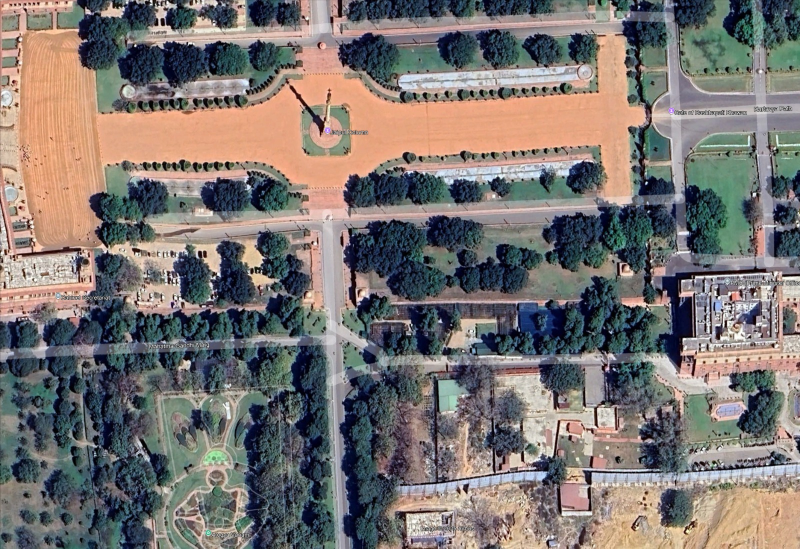
#> input picture Drone Project/reference.jpeg, 1600 x 1097 px (shown at 1/2 size)
$ python img_translation_detection_with_warping.py   (older library calls are emulated)
#> lines starting #> are read from the running program, lines starting #| are printed output that depends on the picture
"""
detect warp → pick best method → return Δx, Δy

"""

import cv2
import numpy as np
import matplotlib.pyplot as plt


# pre-process: blur → edges → Hann
def pre_process(gray, sigma=1.0, edges=True):
    h, w = gray.shape
    blur = cv2.GaussianBlur(gray, (0, 0), sigma)
    if edges:
        gx = cv2.Sobel(blur, cv2.CV_32F, 1, 0, ksize=3)
        gy = cv2.Sobel(blur, cv2.CV_32F, 0, 1, ksize=3)
        mag = cv2.convertScaleAbs(cv2.magnitude(gx, gy))
        _, bw = cv2.threshold(mag, 0, 255, cv2.THRESH_OTSU)
        img = bw.astype(np.float32) / 255
    else:
        img = blur.astype(np.float32) / 255
    hann = cv2.createHanningWindow((w, h), cv2.CV_32F)
    return img * hann


# estimate Homography  (ORB + BFMatcher + RANSAC)
def estimate_H(img1, img2, n_features=6000):
    orb = cv2.ORB_create(n_features)
    kp1, des1 = orb.detectAndCompute(img1, None)
    kp2, des2 = orb.detectAndCompute(img2, None)
    bf = cv2.BFMatcher(cv2.NORM_HAMMING)
    matches = bf.knnMatch(des1, des2, k=2)

    good = [m for m, n in matches if m.distance < 0.75 * n.distance]
    if len(good) < 8:
        return None, None

    pts1 = np.float32([kp1[m.queryIdx].pt for m in good]).reshape(-1, 1, 2)
    pts2 = np.float32([kp2[m.trainIdx].pt  for m in good]).reshape(-1, 1, 2)
    H, mask = cv2.findHomography(pts2, pts1, cv2.RANSAC, 4.0)
    return H, mask


# [27 lines of commented-out code are left out]


def find_dx_dy(reference_path, live_path, return_warped=False):
#> called with reference_path = 'reference.jpeg', live_path = 'live.jpeg', return_warped = True
    ref = cv2.imread(reference_path, cv2.IMREAD_GRAYSCALE)
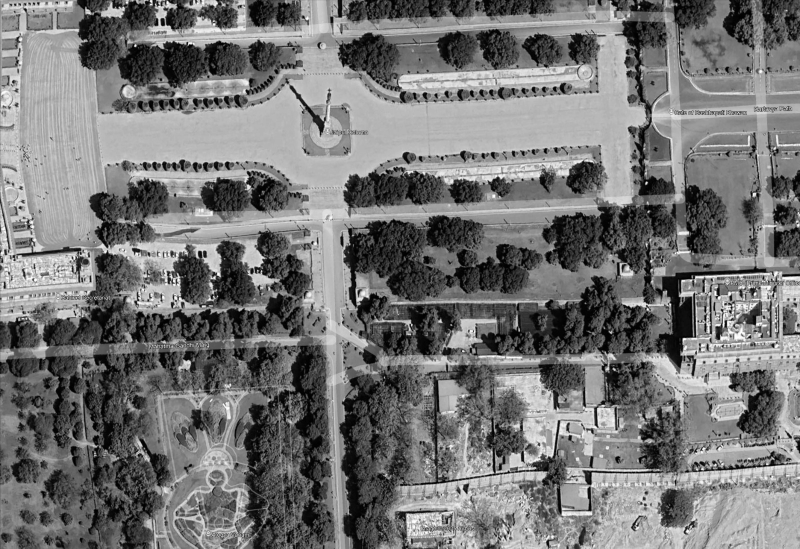
#> ref: shape (1097, 1600) (shown at 1/2 size); min 0, max 255, mean 117.6
    live = cv2.imread(live_path, cv2.IMREAD_GRAYSCALE)
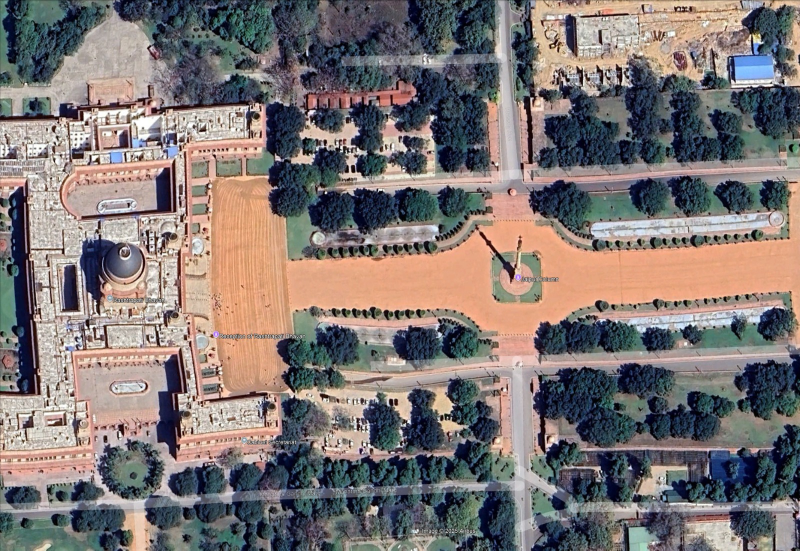
#> input picture Drone Project/live.jpeg, 1600 x 1101 px (shown at 1/2 size)
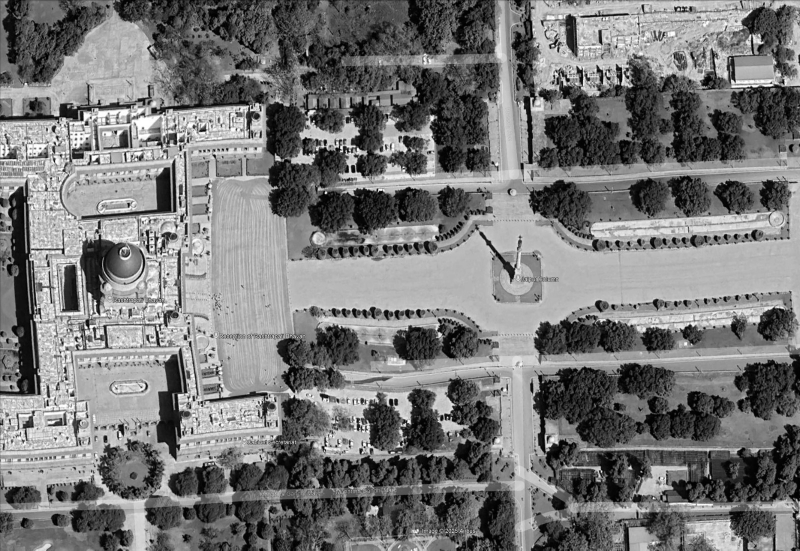
#> live: shape (1101, 1600) (shown at 1/2 size); min 0, max 255, mean 119.4
    if ref is None or live is None:
        raise IOError("image paths invalid")

    if live.shape != ref.shape:
        live = cv2.resize(live, (ref.shape[1], ref.shape[0]),
                          interpolation=cv2.INTER_LINEAR)
#> live: shape (1097, 1600)

    # Estimate homography
    H, _ = estimate_H(ref, live)
#> in estimate_H, `kp1, des1 = orb.detectAndCompute(img1, None)`: kp1 = 6000 keypoints; strongest (x, y, size): (269, 92, 31), (1292, 365, 37.2), (270, 91, 37.2), (377, 88, 37.2)
#> in estimate_H, `kp2, des2 = orb.detectAndCompute(img2, None)`: kp2 = 6000 keypoints; strongest (x, y, size): (651, 385, 31), (627, 241, 31), (650, 891, 31), (96, 806, 37.2)
#> in estimate_H, `matches = bf.knnMatch(des1, des2, k=2)`: matches = 6000 matches
#> in estimate_H, `good = [m for m, n in matches if m.distance < 0.75 * n.distance]`: good = 1776 matches
#> in estimate_H, `pts1 = np.float32([kp1[m.queryIdx].pt for m in good]).reshape(-1, 1, 2)`: pts1 = 1776 rows, first 8: [202, 31], [439, 355], [1065, 73], [372, 721], [497, 357], [1001, 357], [1064, 357], [296, 358]
#> in estimate_H, `pts2 = np.float32([kp2[m.trainIdx].pt  for m in good]).reshape(-1, 1, 2)`: pts2 = 1776 rows, first 8: [582, 324], [822, 649], [1448, 365], [748, 1008], [878, 649], [1386, 650], [1447, 649], [674, 648]
#> in estimate_H, `H, mask = cv2.findHomography(pts2, pts1, cv2.RANSAC, 4.0)`: H = [[0.98, 0.00675, -374.3], [-0.00226, 0.995, -291.2], [-7.14e-06, -7.22e-06, 1]]; mask = 1776 values, max 1 at index 0, min 0 at index 2, mean 0.743

#> (the run stopped early here; a loop or call above may not have finished)
